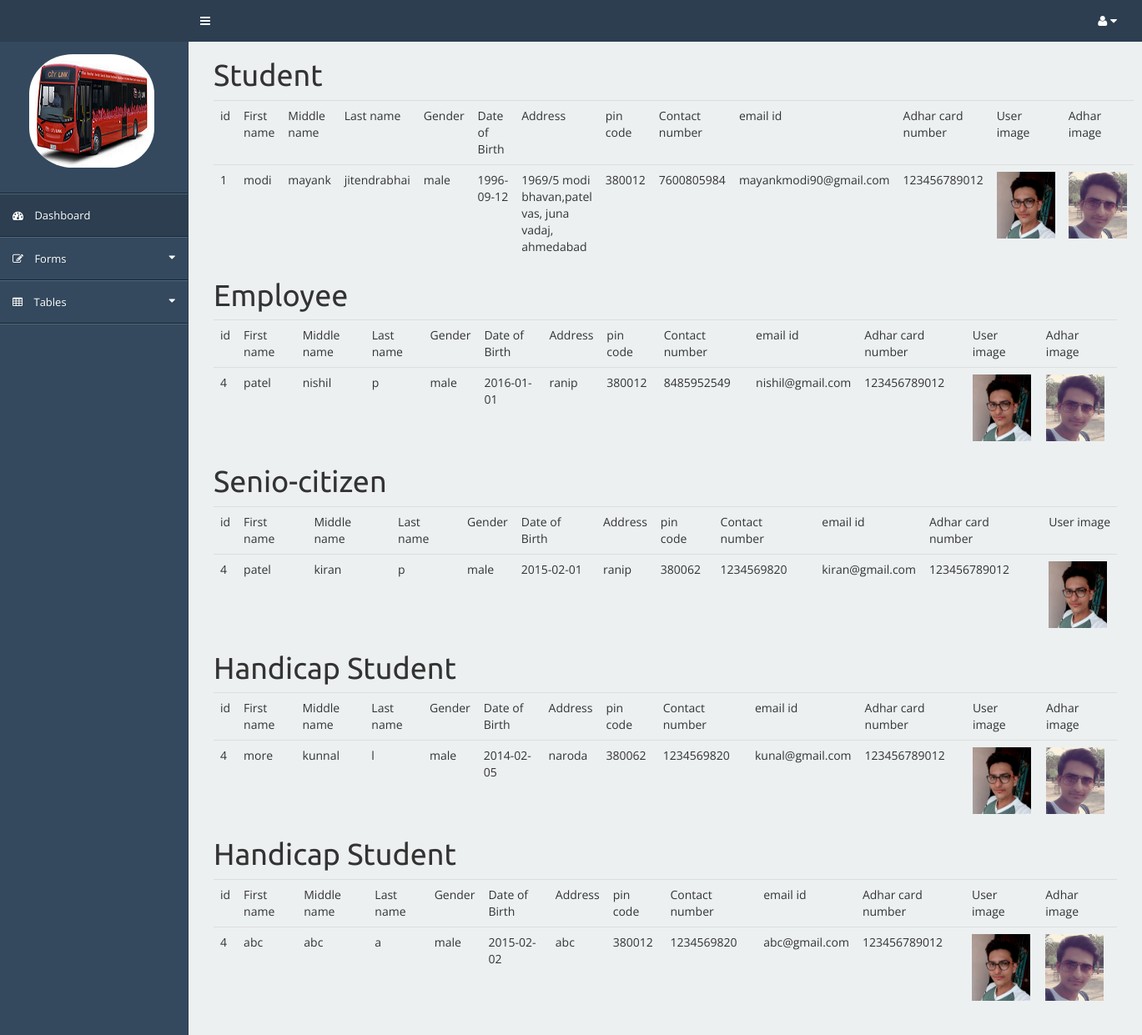
The page /admin/personal.php (signed in) on the database its author committed.
### tables this page shows
CREATE TABLE IF NOT EXISTS `stu_reg_pass` (
  `stu_reg_pass_id` bigint(20) NOT NULL AUTO_INCREMENT,
  `id` bigint(20) NOT NULL,
  `pass_category` varchar(50) NOT NULL,
  `fname` varchar(20) NOT NULL,
  `mname` varchar(20) NOT NULL,
  `lname` varchar(20) NOT NULL,
  `gender` varchar(10) NOT NULL,
  `dob` varchar(20) NOT NULL,
  `address` varchar(255) NOT NULL,
  `pin` bigint(20) NOT NULL,
  `cno` bigint(20) NOT NULL,
  `eid` varchar(50) NOT NULL,
  `adharno` bigint(20) NOT NULL,
  `user_image` varchar(255) NOT NULL,
  `adhar_image` varchar(255) NOT NULL,
  `scname` varchar(255) NOT NULL,
  `scaddress` varchar(255) NOT NULL,
  `sc_cno` bigint(20) NOT NULL,
  `bono_image` varchar(255) NOT NULL,
  `tstart` varchar(20) NOT NULL,
  `tend` varchar(20) NOT NULL,
  `place_sit` varchar(20) NOT NULL,
  `change_place` varchar(20) NOT NULL,
  `alight_place` varchar(20) NOT NULL,
  `trano` varchar(50) NOT NULL,
  `changeno` varchar(50) NOT NULL,
  `passmonth` varchar(30) NOT NULL,
  PRIMARY KEY (`stu_reg_pass_id`)
);

CREATE TABLE IF NOT EXISTS `emp_reg_pass` (
  `emp_reg_pass_id` bigint(20) NOT NULL AUTO_INCREMENT,
  `id` bigint(20) NOT NULL,
  `category` varchar(50) NOT NULL,
  `fname` varchar(20) NOT NULL,
  `mname` varchar(20) NOT NULL,
  `lname` varchar(20) NOT NULL,
  `gender` varchar(10) NOT NULL,
  `dob` varchar(20) NOT NULL,
  `address` varchar(255) NOT NULL,
  `pin` bigint(20) NOT NULL,
  `cno` bigint(20) NOT NULL,
  `eid` varchar(50) NOT NULL,
  `adharno` bigint(20) NOT NULL,
  `user_image` varchar(255) NOT NULL,
  `adhar_image` varchar(255) NOT NULL,
  `place_sit` varchar(20) NOT NULL,
  `change_place` varchar(20) NOT NULL,
  `alight_place` varchar(20) NOT NULL,
  `trano` varchar(50) NOT NULL,
  `changeno` varchar(50) NOT NULL,
  `jstart` varchar(10) NOT NULL,
  `jend` varchar(10) NOT NULL,
  `passmonth` varchar(30) NOT NULL,
  PRIMARY KEY (`emp_reg_pass_id`)
);

CREATE TABLE IF NOT EXISTS `sen_reg_pass` (
  `sen_reg_pass_id` bigint(20) NOT NULL AUTO_INCREMENT,
  `id` bigint(20) NOT NULL,
  `category` varchar(50) NOT NULL,
  `top` varchar(20) NOT NULL,
  `fname` varchar(20) NOT NULL,
  `mname` varchar(20) NOT NULL,
  `lname` varchar(20) NOT NULL,
  `gender` varchar(10) NOT NULL,
  `dob` varchar(20) NOT NULL,
  `address` varchar(255) NOT NULL,
  `pin` bigint(20) NOT NULL,
  `cno` bigint(20) NOT NULL,
  `eid` varchar(50) NOT NULL,
  `adharno` bigint(20) NOT NULL,
  `user_image` varchar(255) NOT NULL,
  `proof_id` varchar(30) NOT NULL,
  `proof_image` varchar(255) NOT NULL,
  `proof_home` varchar(30) NOT NULL,
  `home_image` varchar(255) NOT NULL,
  `passmonth` varchar(30) NOT NULL,
  PRIMARY KEY (`sen_reg_pass_id`)
);

CREATE TABLE IF NOT EXISTS `stu_handi_pass` (
  `stu_handi_pass_id` bigint(20) NOT NULL AUTO_INCREMENT,
  `id` bigint(20) NOT NULL,
  `category` varchar(50) NOT NULL,
  `fname` varchar(20) NOT NULL,
  `mname` varchar(20) NOT NULL,
  `lname` varchar(20) NOT NULL,
  `gender` varchar(10) NOT NULL,
  `dob` varchar(20) NOT NULL,
  `address` varchar(255) NOT NULL,
  `pin` bigint(20) NOT NULL,
  `cno` bigint(20) NOT NULL,
  `eid` varchar(50) NOT NULL,
  `adharno` bigint(20) NOT NULL,
  `user_image` varchar(255) NOT NULL,
  `adhar_image` varchar(255) NOT NULL,
  `scname` varchar(150) NOT NULL,
  `scaddress` varchar(255) NOT NULL,
  `sc_cno` bigint(20) NOT NULL,
  `bono_image` varchar(255) NOT NULL,
  `tstart` varchar(20) NOT NULL,
  `tend` varchar(20) NOT NULL,
  `tod` varchar(20) NOT NULL,
  `pod` varchar(20) NOT NULL,
  `did` varchar(20) NOT NULL,
  `d_image` varchar(255) NOT NULL,
  `place_sit` varchar(20) NOT NULL,
  `change_place` varchar(20) NOT NULL,
  `alight_place` varchar(20) NOT NULL,
  `trano` varchar(50) NOT NULL,
  `changeno` varchar(50) NOT NULL,
  `passmonth` varchar(30) NOT NULL,
  PRIMARY KEY (`stu_handi_pass_id`)
);

CREATE TABLE IF NOT EXISTS `emp_handi_pass` (
  `emp_handi_pass_id` bigint(20) NOT NULL AUTO_INCREMENT,
  `id` bigint(20) NOT NULL,
  `category` varchar(50) NOT NULL,
  `fname` varchar(20) NOT NULL,
  `mname` varchar(20) NOT NULL,
  `lname` varchar(20) NOT NULL,
  `gender` varchar(10) NOT NULL,
  `dob` varchar(20) NOT NULL,
  `address` varchar(255) NOT NULL,
  `pin` bigint(20) NOT NULL,
  `cno` bigint(20) NOT NULL,
  `eid` varchar(50) NOT NULL,
  `adharno` bigint(20) NOT NULL,
  `user_image` varchar(255) NOT NULL,
  `adhar_image` varchar(255) NOT NULL,
  `tod` varchar(20) NOT NULL,
  `pod` varchar(20) NOT NULL,
  `did` varchar(20) NOT NULL,
  `d_image` varchar(255) NOT NULL,
  `place_sit` varchar(20) NOT NULL,
  `change_place` varchar(20) NOT NULL,
  `alight_place` varchar(20) NOT NULL,
  `trano` varchar(50) NOT NULL,
  `changeno` varchar(50) NOT NULL,
  `jstart` varchar(10) NOT NULL,
  `jend` varchar(10) NOT NULL,
  `passmonth` varchar(30) NOT NULL,
  PRIMARY KEY (`emp_handi_pass_id`)
);

### admin/personal.php (the view, shortened to what the rows shown need)
<!DOCTYPE html>
<html lang="en">
<head>
    <link href="css/plugins/pace/pace.css" rel="stylesheet">
    <link href="css/plugins/bootstrap/css/bootstrap.min.css" rel="stylesheet">
    <link href="icons/font-awesome/css/font-awesome.min.css" rel="stylesheet">
    <link href="css/plugins/messenger/messenger.css" rel="stylesheet">
    <link href="css/plugins/messenger/messenger-theme-flat.css" rel="stylesheet">
    <link href="css/plugins/daterangepicker/daterangepicker-bs3.css" rel="stylesheet">
    <link href="css/plugins/morris/morris.css" rel="stylesheet">
    <link href="css/plugins/jvectormap/jquery-jvectormap-1.2.2.css" rel="stylesheet">
    <link href="css/plugins/datatables/datatables.css" rel="stylesheet">
    <link href="css/style.css" rel="stylesheet">
    <link href="css/plugins.css" rel="stylesheet">
    <link href="css/demo.css" rel="stylesheet">
</head>
<body>
    <div id="wrapper">
        <div id="page-wrapper">
            <div class="page-content">
                <div class="row">
                    <div class="col-lg-12">
                        <h1>Student</h1>
                        <table class="table">
                            <?php
                            $select = mysql_query("SELECT * FROM stu_reg_pass");
                            while($row = mysql_fetch_object($select))
                            {
                                echo "<tr>
                                        <td>$row->stu_reg_pass_id</td>
                                        <td>$row->fname</td>
                                        <td>$row->mname</td>
                                        <td>$row->lname</td>
                                        <td>$row->gender</td>
                                        <td>$row->dob</td>
                                        <td>$row->address</td>
                                        <td>$row->pin</td>
                                        <td>$row->cno</td>
                                        <td>$row->eid</td>
                                        <td>$row->adharno</td>
                                        <td><img src='../user/student/userphoto/$row->user_image' height='80' width='70'></td>
                                        <td><img src='../user/student/adharphoto/$row->adhar_image' height='80' width='70'></td>
                                     </tr>";
                            }
                            ?>
                        </table>
                        <h1>Employee</h1>
                        <table class="table">
                            <?php
                            $select = mysql_query("SELECT * FROM emp_reg_pass");
                            while($row = mysql_fetch_object($select))
                            {
                                echo "<tr>
                                        <td>$row->emp_reg_pass_id</td>
                                        <td>$row->fname</td>
                                        <td>$row->mname</td>
                                        <td>$row->lname</td>
                                        <td>$row->gender</td>
                                        <td>$row->dob</td>
                                        <td>$row->address</td>
                                        <td>$row->pin</td>
                                        <td>$row->cno</td>
                                        <td>$row->eid</td>
                                        <td>$row->adharno</td>
                                        <td><img src='../user/employee/userphoto/$row->user_image' height='80' width='70'></td>
                                        <td><img src='../user/employee/adharphoto/$row->adhar_image' height='80' width='70'></td>
                                     </tr>";
                            }
                            ?>
                        </table>
                        <h1>Senio-citizen</h1>
                        <table class="table">
                            <?php
                            $select = mysql_query("SELECT * FROM sen_reg_pass");
                            while($row = mysql_fetch_object($select))
                            {
                                echo "<tr>
                                        <td>$row->sen_reg_pass_id</td>
                                        <td>$row->fname</td>
                                        <td>$row->mname</td>
                                        <td>$row->lname</td>
                                        <td>$row->gender</td>
                                        <td>$row->dob</td>
                                        <td>$row->address</td>
                                        <td>$row->pin</td>
                                        <td>$row->cno</td>
                                        <td>$row->eid</td>
                                        <td>$row->adharno</td>
                                        <td><img src='../user/seniorcitizen/userphoto/$row->user_image' height='80' width='70'></td>
                                     </tr>";
                            }
                            ?>
                        </table>
                        <h1>Handicap Student</h1>
                        <table class="table">
                            <?php
                            $select = mysql_query("SELECT * FROM stu_handi_pass");
                            while($row = mysql_fetch_object($select))
                            {
                                echo "<tr>
                                        <td>$row->stu_handi_pass_id</td>
                                        <td>$row->fname</td>
                                        <td>$row->mname</td>
                                        <td>$row->lname</td>
                                        <td>$row->gender</td>
                                        <td>$row->dob</td>
                                        <td>$row->address</td>
                                        <td>$row->pin</td>
                                        <td>$row->cno</td>
                                        <td>$row->eid</td>
                                        <td>$row->adharno</td>
                                        <td><img src='../user/handicap/student/userphoto/$row->user_image' height='80' width='70'></td>
                                        <td><img src='../user/handicap/student/adharphoto/$row->adhar_image' height='80' width='70'></td>
                                     </tr>";
                            }
                            ?>
                        </table>
                        <h1>Handicap Student</h1>
                        <table class="table">
                            <?php
                            $select = mysql_query("SELECT * FROM emp_handi_pass");
                            while($row = mysql_fetch_object($select))
                            {
                                echo "<tr>
                                        <td>$row->emp_handi_pass_id</td>
                                        <td>$row->fname</td>
                                        <td>$row->mname</td>
                                        <td>$row->lname</td>
                                        <td>$row->gender</td>
                                        <td>$row->dob</td>
                                        <td>$row->address</td>
                                        <td>$row->pin</td>
                                        <td>$row->cno</td>
                                        <td>$row->eid</td>
                                        <td>$row->adharno</td>
                                        <td><img src='../user/handicap/employee/userphoto/$row->user_image' height='80' width='70'></td>
                                        <td><img src='../user/handicap/employee/adharphoto/$row->adhar_image' height='80' width='70'></td>
                                     </tr>";
                            }
                            ?>
                        </table>
                    </div>
                </div>
           </div>
        </div>
</body>
</html>

### rows shown on the page
stu_reg_pass: stu_reg_pass_id "1", fname "modi", mname "mayank", lname "jitendrabhai", gender "male", dob "1996-09-12", address "1969/5 modi bhavan,patel vas, juna vadaj, ahmedabad", pin "380012", cno "7600805984", eid "mayankmodi90@gmail.com", adharno "123456789012", user_image (picture), adhar_image (picture)
emp_reg_pass: emp_reg_pass_id "4", fname "patel", mname "nishil", lname "p", gender "male", dob "2016-01-01", address "ranip", pin "380012", cno "8485952549", eid "nishil@gmail.com", adharno "123456789012", user_image (picture), adhar_image (picture)
sen_reg_pass: sen_reg_pass_id "4", fname "patel", mname "kiran", lname "p", gender "male", dob "2015-02-01", address "ranip", pin "380062", cno "1234569820", eid "kiran@gmail.com", adharno "123456789012", user_image (picture)
stu_handi_pass: stu_handi_pass_id "4", fname "more", mname "kunnal", lname "l", gender "male", dob "2014-02-05", address "naroda", pin "380062", cno "1234569820", eid "kunal@gmail.com", adharno "123456789012", user_image (picture), adhar_image (picture)
emp_handi_pass: emp_handi_pass_id "4", fname "abc", mname "abc", lname "a", gender "male", dob "2015-02-02", address "abc", pin "380012", cno "1234569820", eid "abc@gmail.com", adharno "123456789012", user_image (picture), adhar_image (picture)
